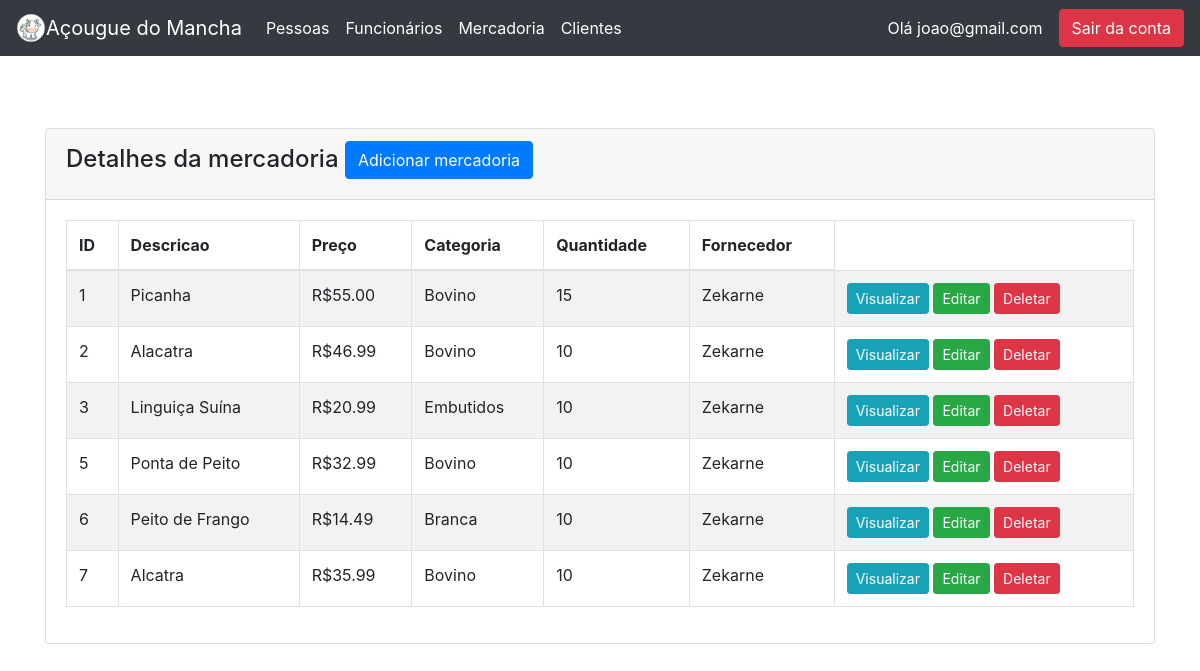
Screenshot of /product.php (signed in) with the database file from the repository.
### tables this page shows
CREATE TABLE `tbprodutos` (
  `id` int(11) NOT NULL,
  `preco` decimal(10,2) NOT NULL,
  `categoria` int(11) NOT NULL,
  `quantidade` int(11) NOT NULL,
  `descricao` varchar(100) NOT NULL,
  `idFornecedor` int(11) NOT NULL
);

CREATE TABLE `tbcategoria` (
  `id` int(11) NOT NULL,
  `descricao` varchar(50) NOT NULL
);

CREATE TABLE `tbfornecedores` (
  `id` int(11) NOT NULL,
  `nome` varchar(100) NOT NULL,
  `idPessoa` int(11) DEFAULT NULL,
  `cnpj` varchar(18) NOT NULL
);

### product.php (the view, shortened to what this page needs)
<?php
    require 'connection.php';
    require_once("topo.php");
?>
<!doctype html>
<html lang="pt-BR">
  <head>
    <link rel="stylesheet" href="https://cdn.jsdelivr.net/npm/bootstrap@4.1.3/dist/css/bootstrap.min.css">
</head>
<body>
    <div class="container mt-4">
        <div class="row">
            <div class="col-md-12">
                <div class="card">
                    <div class="card-header">
                        <h4>Detalhes da mercadoria
                            <?php
                        if($_SESSION["tipo"] == 1){
                            echo "<a href='product_create.php' class='btn btn-primary float-end'>Adicionar mercadoria</a>";
                        }
                            ?>
                        </h4>
                    </div>
                    <div class="card-body">
                        <table class="table table-bordered table-striped">
                            <thead>
                                <tr>
                                    <th>ID</th>
                                    <th>Descricao</th>
                                    <th>Preço</th>
                                    <th>Categoria</th>
                                    <th>Quantidade</th>
                                    <th>Fornecedor</th>
                                </tr>
                            </thead>
                            <tbody>
                                <?php
                                    $query = "SELECT p.id idProduto, p.preco, p.categoria, p.quantidade, p.descricao descricaoProduto, p.idFornecedor, c.id idCategoria, c.descricao descricaoCategoria, f.id idFornecedor, f.nome FROM tbprodutos p, tbcategoria c, tbfornecedores f WHERE p.categoria = c.id AND p.idFornecedor = f.id ORDER BY p.id ASC";
                                    $query_run = mysqli_query($con, $query);
                                    if(mysqli_num_rows($query_run) > 0)
                                    {
                                        foreach($query_run as $tbprodutos)
                                        {
                                            ?>
                                            <tr>
                                                <td><?= $tbprodutos['idProduto']; ?></td>
                                                <td><?= $tbprodutos['descricaoProduto']; ?></td>
                                                <td>R$<?= $tbprodutos['preco']; ?></td>
                                                <td><?= $tbprodutos['descricaoCategoria']; ?></td>
                                                <td><?= $tbprodutos['quantidade']; ?></td>
                                                <td><?= $tbprodutos['nome']; ?></td>
                                                <td>
                                                    <?php if($_SESSION["tipo"] == 1){
                                                        echo "<a href='product_view.php?idProduto={$tbprodutos['idProduto']}' class='btn btn-info btn-sm'>Visualizar</a>";
                                                        echo "<a href='product_edit.php?idProduto={$tbprodutos['idProduto']}' class='btn btn-success btn-sm'>Editar</a>";
                                                        echo "<form action='code.php' method='POST' class='d-inline'>
                                                                <button type='submit' name='delete_product' value='{$tbprodutos['idProduto']}' class='btn btn-danger btn-sm'>Deletar</button>
                                                                </form>";
                                                    }
                                                    ?>
                                                </td>
                                            </tr>
                                            <?php
                                        }
                                    }
                                    else
                                    {
                                        echo "<h5> Nenhuma mercadoria cadastrado </h5>";
                                    }
                                ?>
                            </tbody>
                        </table>
                    </div>
                </div>
            </div>
        </div>
    </div>
</body>
</html>

### rows the page displays
tbprodutos: id "1", descricao "Picanha", preco "55.00", categoria.descricao "Bovino", quantidade "15", idFornecedor.nome "Zekarne"
tbprodutos: id "2", descricao "Alacatra", preco "46.99", categoria.descricao "Bovino", quantidade "10", idFornecedor.nome "Zekarne"
tbprodutos: id "3", descricao "Linguiça Suína", preco "20.99", categoria.descricao "Embutidos", quantidade "10", idFornecedor.nome "Zekarne"
tbprodutos: id "5", descricao "Ponta de Peito", preco "32.99", categoria.descricao "Bovino", quantidade "10", idFornecedor.nome "Zekarne"
tbprodutos: id "6", descricao "Peito de Frango", preco "14.49", categoria.descricao "Branca", quantidade "10", idFornecedor.nome "Zekarne"
tbprodutos: id "7", descricao "Alcatra", preco "35.99", categoria.descricao "Bovino", quantidade "10", idFornecedor.nome "Zekarne"

### other values shown
$_SESSION["email"] "joao@gmail.com"
